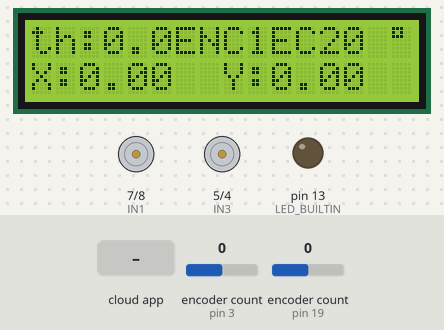
Simulated run of this sketch. Board: Arduino Uno, built with avr-gcc and run on an emulated ATmega328P. Shown: 16×2 character LCD, motor-driver pin pairs drawn as motors (green arrow = first pin HIGH = forward, orange = second pin HIGH = backward, longer = more drive, scaled by the enable pin), output pins drawn as LEDs (lit = HIGH). Inputs (shaded band) come from the test bench; at power-on: encoder count (sensors on pin 3, pin 19) 0. The ROS host is connected and sends only what is stated.

Above: at 1.2 s.
1.3 s: the phone or cloud app sets linear.x to -100
At 2.2 s:
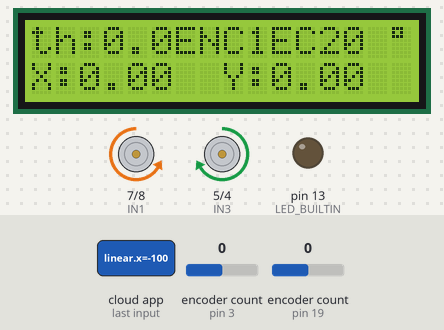
Timing chart, 0 to 4.3 s (numbered marks = the images above; inputs shaded):
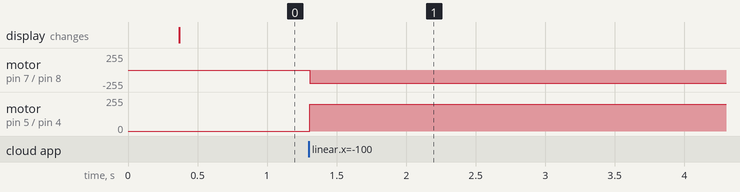

The sketch:

arduino_larissa.ino
```cpp
 /* Arduino Code for new PieRobot
 * Uses rosserial for comunicating with ROS via USB
Larissa 01-04-20
Esse programa é usado para:
1- fazer a leitura dos encoders dos motores do robô isis.
2- Enviar os comando de movimento para os motores do robô.
3- Realizar a comunicação através do ROS com o Raspberry Pi 3
 */
//Included Libraries---------------------------------
#include <ros.h>
#include <ros/time.h>
#include <std_msgs/String.h>
#include <std_msgs/Float32.h>
#include <geometry_msgs/Twist.h>
#include <Encoder.h>
#include <Wire.h>
#include <LiquidCrystal_I2C.h>

//---------------------------------------------------
//Variables and objects instantiation----------------

Encoder ENC1(19, 18);//Best Performance both pins have interrupt capability
const int EN_R = 9;//connected to Arduino's port 9 (PWM Speed Regulation)
const int IN1 = 7;//connected to Arduino's port 7 (Direction of Rotation)
const int IN2 = 8;//connected to Arduino's port 8 (Direction of Rotation)
Encoder ENC2(3, 2);//Best Performance both pins have interrupt capability
const int EN_L = 6;//connected to Arduino's port 6 (PWM Speed Regulation)
const int IN3 = 5;//connected to Arduino's port 5 (Direction of Rotation)
const int IN4 = 4;//connected to Arduino's port 4 (Direction of Rotation)

LiquidCrystal_I2C lcd(0x27,16,2);

long oldPosition  = -999;

long encM1 = 0, encM2 = 0;
long encM1_aux = 0, encM2_aux = 0;

char hello[35];

ros::NodeHandle  nh;

std_msgs::String str_msg;

int defaultPWM_L = 200, defaultPWM_R = 200;
const int maxPWM = 255;
int pwmL = 0, pwmR = 0;
const double wheel_rad = 0.475, wheel_sep =0.3036;// 0.302767;//0.315//30.3676
double ang_z = 0, lin_x = 0, delta_x=0, delta_y = 0, delta_theta = 0 ;
double ang_z_ant = 0, lin_x_ant = 0;
float ax=0.0, ay=0.0, ath=0.0;
struct Pose{
    double x, y, th;
};

Pose pose;

const double tick2rad_L = 2*3.141592/2055, tick2rad_R = 2*3.141592/2055;
double WR_measured, WL_measured, lin_x_measured, ang_z_measured;
double tic;
double dt = 0.0;

const double deg2rad = 3.141592/180; // Converts degrees to radians
//unsigned long beginTime = 0, loopTime = 0;
double beginTime = 0, loopTime = 0;
double yawIMU = 0;

//---------------------------------------------------
//Functions definitions------------------------------
long readEncoder(Encoder& theEnc){
  long newPosition = theEnc.read();
  if (newPosition != oldPosition) {
    oldPosition = newPosition;
    return(newPosition);
  }
}

void resetEncoders(Encoder& theEnc1, Encoder& theEnc2){
  theEnc1.write(0);
  theEnc2.write(0);
}

void cmdCb(const geometry_msgs::Twist& msg){
  ang_z = msg.angular.z;
  lin_x = msg.linear.x;
  if(lin_x > 1) lin_x = 1;
  if(lin_x < -1) lin_x = -1;
  if(ang_z > 1) ang_z = 1;
  if(ang_z < -1) ang_z = -1;
  //w_r = (lin_x/wheel_rad) + ((ang_z*wheel_sep)/(2.0*wheel_rad));
  //w_l = (lin_x/wheel_rad) - ((ang_z*wheel_sep)/(2.0*wheel_rad));
}


void MotorR(int Pulse_Width1){
 if (Pulse_Width1 > 0){
     analogWrite(EN_L, Pulse_Width1);
     digitalWrite(IN3, LOW);
     digitalWrite(IN4, HIGH);
 }
 if (Pulse_Width1 < 0){
     Pulse_Width1 = abs(Pulse_Width1);
     analogWrite(EN_L, Pulse_Width1);
     digitalWrite(IN3, HIGH);
     digitalWrite(IN4, LOW);
 }
 if (Pulse_Width1 == 0){
     analogWrite(EN_L, Pulse_Width1);
     digitalWrite(IN3, LOW);
     digitalWrite(IN4, LOW);
 }
}

void MotorL(int Pulse_Width2){
 if (Pulse_Width2 > 0){
     analogWrite(EN_R, Pulse_Width2);
     digitalWrite(IN1, HIGH);
     digitalWrite(IN2, LOW);
 }
 if (Pulse_Width2 < 0){
     Pulse_Width2 = abs(Pulse_Width2);
     analogWrite(EN_R, Pulse_Width2);
     digitalWrite(IN1, LOW);
     digitalWrite(IN2, HIGH);
 }
 if (Pulse_Width2 == 0){
     analogWrite(EN_R, Pulse_Width2);
     digitalWrite(IN1, LOW);
     digitalWrite(IN2, LOW);
 }
}

double wrap180(double a){
  if (a >  180) a -= 360;
  if (a < -180) a += 360;
  return a;
}
//---------------------------------------------------
//ROS pubs and subs----------------------------------
ros::Publisher xy("xy", &str_msg);

ros::Subscriber<geometry_msgs::Twist> cmd_vel("cmd_vel", &cmdCb );
//ros::Subscriber<std_msgs::Float32> yaw("yaw", &yawCb );
//---------------------------------------------------
//Setup and loop start from here---------------------
int a = 1;
void setup(){
  pinMode(EN_R,OUTPUT);
  pinMode(IN1,OUTPUT);
  pinMode(IN2,OUTPUT);
  pinMode(EN_L,OUTPUT);
  pinMode(IN3,OUTPUT);
  pinMode(IN4,OUTPUT);
  pinMode(LED_BUILTIN, OUTPUT);

  digitalWrite(IN1,LOW);
  digitalWrite(IN2,HIGH);
  digitalWrite(IN3,HIGH);
  digitalWrite(IN4,LOW);
  analogWrite(EN_R, 0);
  analogWrite(EN_L, 0);

  lcd.init();
  lcd.backlight();
  //lcd.noBlink();
  lcd.setCursor(0, 0);
  resetEncoders(ENC1, ENC2);

  nh.getHardware()->setBaud(115200);
  nh.initNode();  //Initiate rosserial node

  nh.advertise(xy);  //For publishers

  nh.subscribe(cmd_vel);  //For subscribers
  //nh.subscribe(yaw);  //For subscribers

  pose.x = 0.0;
  pose.y = 0.0;
  pose.th = 0.0;
  tic = millis();
  loopTime = millis();

}

int fase = 0;
void loop()
{
  beginTime = millis();


  // Motor lowlevel control. Using Walber's equation
  pwmL = defaultPWM_L * lin_x - defaultPWM_L * (ang_z) + ((maxPWM - defaultPWM_L) / 2) * lin_x * sq(ang_z) + ((3*defaultPWM_L - maxPWM) / 2) * (ang_z) * sq(lin_x);
  pwmR = defaultPWM_R * lin_x + defaultPWM_R * (ang_z) + ((maxPWM - defaultPWM_R) / 2) * lin_x * sq(ang_z) - ((3*defaultPWM_R - maxPWM) / 2) * (ang_z) * sq(lin_x);

  // Reading first encoder measurement before movement
//  encM1 = readEncoder(ENC1);
//  encM2 = readEncoder(ENC2);


  // Tic for computing time between encoder measurements
  tic = millis(); // Start tic to measure instantaneous angular velocity via encoder

//  lcd.clear();
  lcd.setCursor(0,1);
  lcd.print(String("X:") + String(pose.x));
  lcd.setCursor(8,1);
  lcd.print(String("Y:") + String(pose.y));
  lcd.setCursor(0,0);
  lcd.print(String("th:") + String(pose.th));
  lcd.setCursor(6,0);
  lcd.print(String("ENC1:") + String(encM1));
  lcd.setCursor(10,0);
  lcd.print(String("EC2") + String(encM2));
  lcd.setCursor(15,0);
  lcd.print(F("\xDF"));

  // Send cmd to motor
//  MotorL(pwmL);
//  MotorR(pwmR);


  // Preparing chatter message
  //(String(pose.x*100, 3) + String(",") + String(pose.y*100, 3) + String(",") + String(pose.th*180/3.1415, 3) + String(",") + String(pose.x, 3) + String(",") + String(pose.y, 3) + String(",") + String(fase, 4)).toCharArray(hello, 35);

 (String(lin_x_measured, 3) + String(",") + String(pose.x*100, 3) + String(",") + String(pose.y*100, 3) + String(",") + String(pose.th, 3)+ String(",") + String(pose.th*180/3.1415, 3)).toCharArray(hello, 60);
  //(String(loopTime, 3)).toCharArray(hello, 30);
  //(String(pose.x, 3) + String(",") + String(pose.y, 3) + String(",") + String(pose.th, 3)).toCharArray(hello, 30);
  str_msg.data = hello;

  // Sending the messages through pubs
  xy.publish( &str_msg );

  nh.spinOnce();
  //delay(10);

  // Odometry stuff.
  //
  // Angular velocities of wheels computed from encoder ticks
  // omega = Delta Tick * tick2rad / Delta t
  WR_measured = (readEncoder(ENC1) - encM1) * (tick2rad_R/(millis() - tic)) * 1000; // End tic for right angular velocity
  WL_measured = (readEncoder(ENC2) - encM2) * (tick2rad_L/(millis() - tic)) * 1000; // End tic for left angular velocity

  float delta_UL = 0.154*(readEncoder(ENC1) - encM1)/1000;//0.154
  float delta_UR = 0.152*(readEncoder(ENC2) - encM2)/1000;//0.152
  encM1 = readEncoder(ENC1);
  encM2 = readEncoder(ENC2);
  float delta_U = (delta_UL+delta_UR)/2;
  float delta_theta = (delta_UR-delta_UL)/(wheel_sep);
  pose.th +=delta_theta;
  pose.x += delta_U*cos(pose.th);
  pose.y += delta_U*sin(pose.th);
  delta_x=delta_U*cos(pose.th);
  delta_y=delta_U*sin(pose.th);
  //delta_theta=delta_theta;
  // linear on x, and angular on z calculated from w_l and w_r
  lin_x_measured = wheel_rad * (WR_measured + WL_measured) / 2;
  ang_z_measured = wheel_rad * (WR_measured - WL_measured) / wheel_sep;

  dt = (millis() - tic)/1000;
if (lin_x == lin_x_ant) {
  MotorL(0);
  MotorR(0);

} else {

encM1_aux =readEncoder(ENC1);
encM2_aux =readEncoder(ENC2);

float delta_U_control = 0.0;
if (lin_x >0.5){
         float  delta_U_control = 0;
         while(abs(delta_U_control)<0.05){
            MotorL(defaultPWM_R);
            MotorR(defaultPWM_R);
            float delta_L = 0.154*(readEncoder(ENC1) - encM1_aux)/1000;//0.154
            float delta_R = 0.152*(readEncoder(ENC2) - encM2_aux)/1000;//0.152
            delta_U_control = (delta_L+delta_R)/2;
         }
         MotorL(0);
         MotorR(0);
         delta_U_control = 0.0;
}


if (lin_x <-0.5){
         float  delta_U_control = 0;
         while(abs(delta_U_control)<0.05){
            MotorL(-defaultPWM_R);
            MotorR(-defaultPWM_R);
            float delta_L = 0.154*(readEncoder(ENC1) - encM1_aux)/1000;//0.154
            float delta_R = 0.152*(readEncoder(ENC2) - encM2_aux)/1000;//0.152
            delta_U_control = (delta_L+delta_R)/2;
         }
         MotorL(0);
         MotorR(0);
         delta_U_control = 0.0;
}

}


if (ang_z == ang_z_ant) {
  MotorL(0);
  MotorR(0);

}else {

encM1_aux =readEncoder(ENC1);
encM2_aux =readEncoder(ENC2);


if (ang_z >0.5){
         float  delta_th_control = 0;
         while(delta_th_control<0.39){
            MotorL(-defaultPWM_R);
            MotorR(defaultPWM_R);
            float delta_L = 0.154*(readEncoder(ENC1) - encM1_aux)/1000;//0.154
            float delta_R = 0.152*(readEncoder(ENC2) - encM2_aux)/1000;//0.152
            delta_th_control = (delta_R-delta_L)/(wheel_sep);
         }
         MotorL(0);
         MotorR(0);
         delta_th_control = 0.0;
}


if (ang_z <-0.5){
         float  delta_th_control = 0;
         while(abs(delta_th_control)<0.39){
            MotorL(defaultPWM_R);
            MotorR(-defaultPWM_R);
            float delta_L = 0.154*(readEncoder(ENC1) - encM1_aux)/1000;//0.154
            float delta_R = 0.152*(readEncoder(ENC2) - encM2_aux)/1000;//0.152
            delta_th_control = (delta_R-delta_L)/(wheel_sep);
         }
         MotorL(0);
         MotorR(0);
         delta_th_control = 0.0;
}
}

 ang_z_ant = ang_z; lin_x_ant = lin_x;


  loopTime = (millis() - beginTime); // End tic for loop


}

//---------------------------------------------------
```

Measured:
- after the input at 1.3 s, motor on pin 7 (IN1) / pin 8 (IN2): stopped → backward 200/255 at once; motor on pin 5 (IN3) / pin 4 (IN4): stopped → forward 200/255 at once
